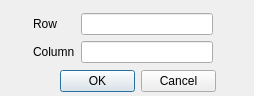
<?xml version="1.0" encoding="UTF-8"?>
<ui version="4.0">
 <class>NewMazeDialog</class>
 <widget class="QDialog" name="NewMazeDialog">
  <property name="geometry">
   <rect>
    <x>0</x>
    <y>0</y>
    <width>254</width>
    <height>96</height>
   </rect>
  </property>
  <property name="windowTitle">
   <string>Dialog</string>
  </property>
  <widget class="QDialogButtonBox" name="buttonBox">
   <property name="geometry">
    <rect>
     <x>60</x>
     <y>70</y>
     <width>156</width>
     <height>23</height>
    </rect>
   </property>
   <property name="orientation">
    <enum>Qt::Horizontal</enum>
   </property>
   <property name="standardButtons">
    <set>QDialogButtonBox::Cancel|QDialogButtonBox::Ok</set>
   </property>
   <property name="centerButtons">
    <bool>true</bool>
   </property>
  </widget>
  <widget class="QWidget" name="">
   <property name="geometry">
    <rect>
     <x>33</x>
     <y>13</y>
     <width>180</width>
     <height>50</height>
    </rect>
   </property>
   <layout class="QHBoxLayout" name="horizontalLayout">
    <item>
     <layout class="QVBoxLayout" name="verticalLayout_2">
      <item>
       <widget class="QLabel" name="label">
        <property name="text">
         <string>Row</string>
        </property>
       </widget>
      </item>
      <item>
       <widget class="QLabel" name="label_2">
        <property name="text">
         <string>Column</string>
        </property>
       </widget>
      </item>
     </layout>
    </item>
    <item>
     <layout class="QVBoxLayout" name="verticalLayout">
      <item>
       <widget class="QLineEdit" name="lineEditRow"/>
      </item>
      <item>
       <widget class="QLineEdit" name="lineEditCol"/>
      </item>
     </layout>
    </item>
   </layout>
  </widget>
 </widget>
 <resources/>
 <connections>
  <connection>
   <sender>buttonBox</sender>
   <signal>accepted()</signal>
   <receiver>NewMazeDialog</receiver>
   <slot>accept()</slot>
   <hints>
    <hint type="sourcelabel">
     <x>248</x>
     <y>254</y>
    </hint>
    <hint type="destinationlabel">
     <x>157</x>
     <y>274</y>
    </hint>
   </hints>
  </connection>
  <connection>
   <sender>buttonBox</sender>
   <signal>rejected()</signal>
   <receiver>NewMazeDialog</receiver>
   <slot>reject()</slot>
   <hints>
    <hint type="sourcelabel">
     <x>316</x>
     <y>260</y>
    </hint>
    <hint type="destinationlabel">
     <x>286</x>
     <y>274</y>
    </hint>
   </hints>
  </connection>
 </connections>
</ui>
